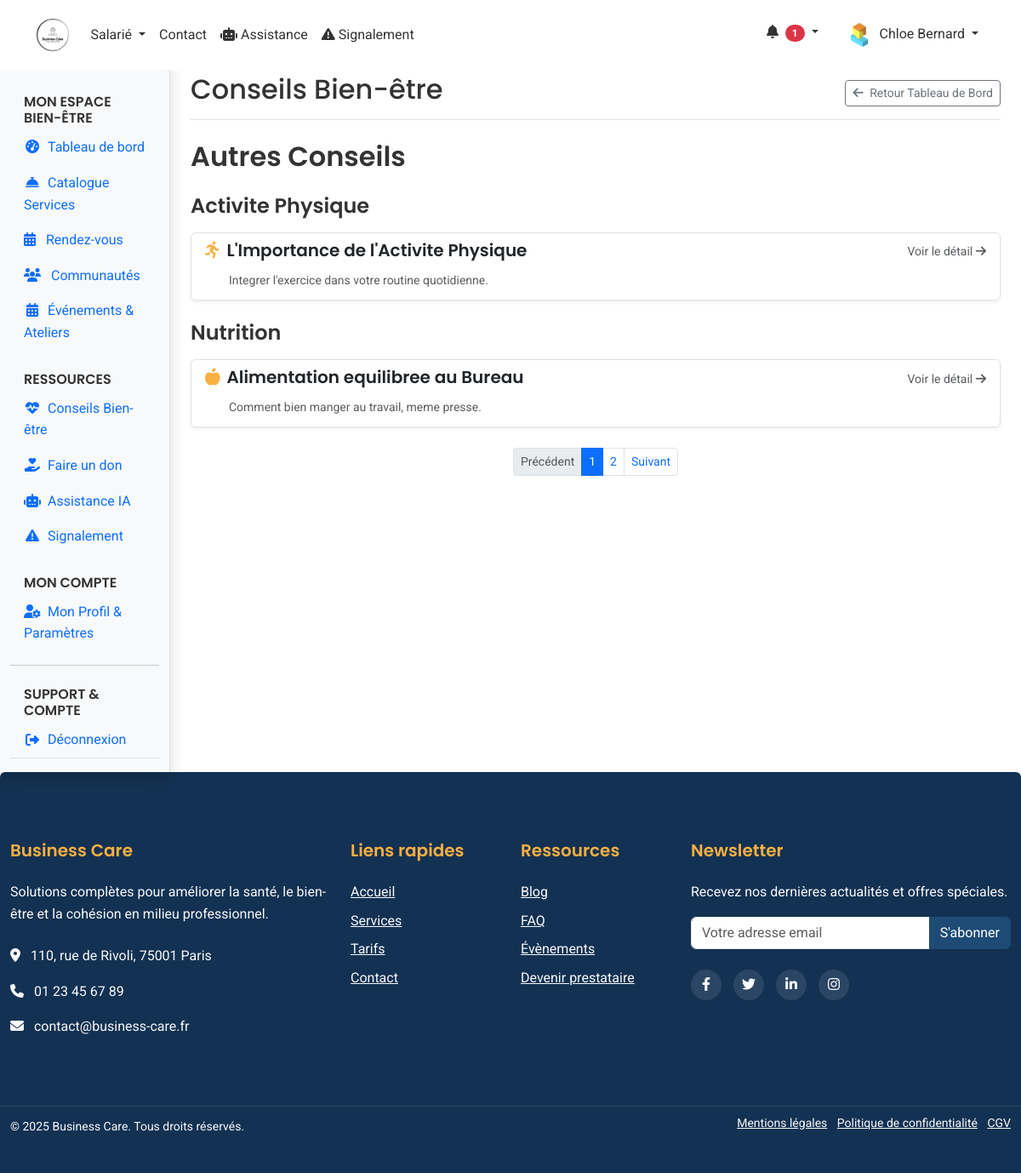
Page /web-client/modules/employees/counsel.php (signed in) on the earlier database version.
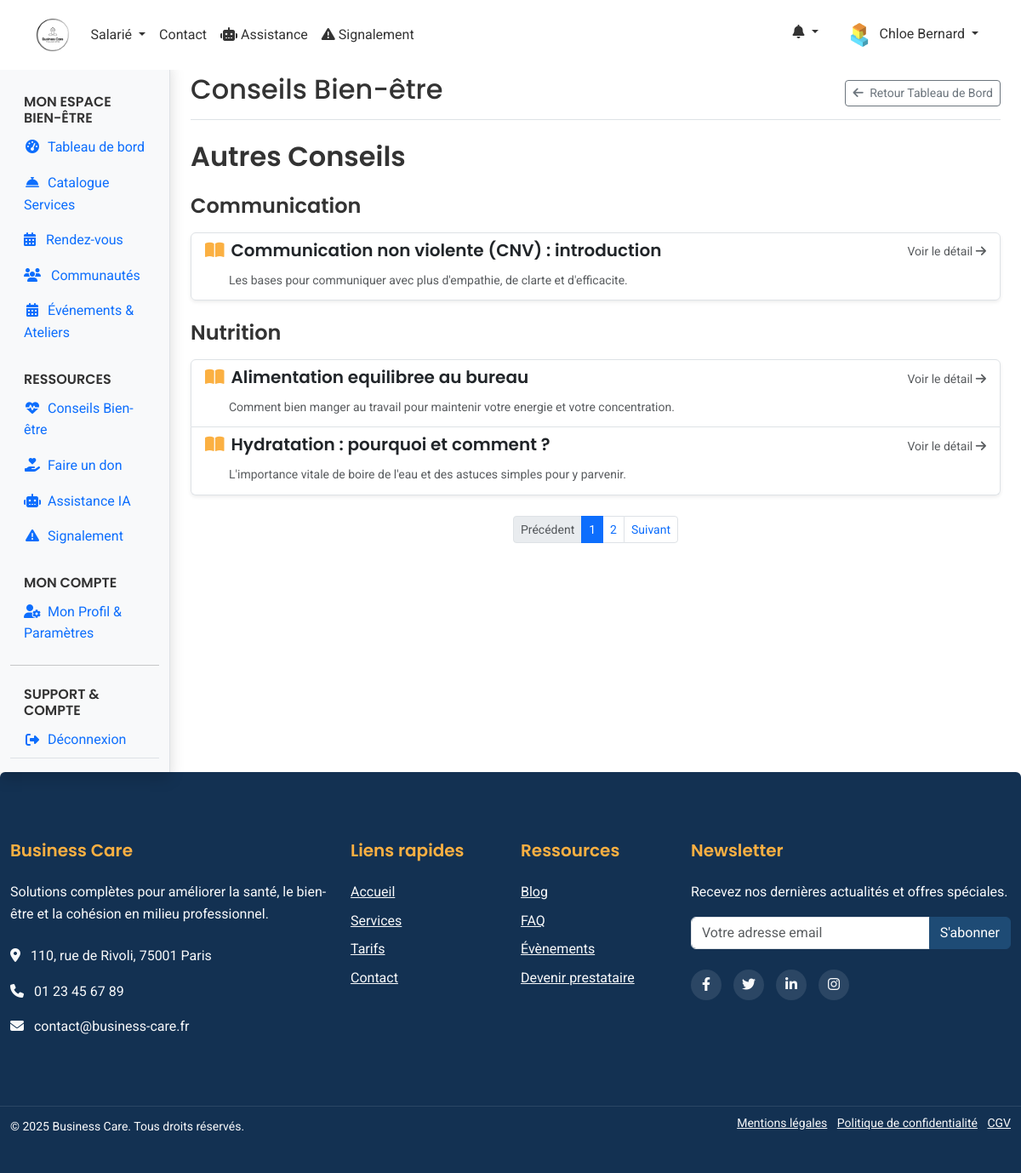
Same page on the later database version.
### tables this page shows
CREATE TABLE conseils (
    id INT PRIMARY KEY AUTO_INCREMENT,
    titre VARCHAR(255) NOT NULL,
    icone VARCHAR(50),
    resume TEXT,
    categorie VARCHAR(100),
    contenu LONGTEXT NOT NULL
);

### web-client/includes/page_functions/modules/employees/counsel.php (called while the page is built, shortened)
<?php
function setupCounselPage()
{
    $pageTitle = "Conseils Bien-être";
    $categoriesPerPage = 2;
    $preferredCounselsGroupedForPage = [];
    $otherCounselsGroupedForPage = [];
    $pagination = [
        'currentPage' => 1,
        'totalPages' => 1,
        'itemsPerPage' => $categoriesPerPage
    ];
    try {
        $userInterests = [];
        $allConseils = fetchAll(
            'conseils',
            '',
            'categorie ASC, titre ASC'
        );
        $allPreferredCounselsGrouped = [];
        $allOtherCounselsGrouped = [];
        foreach ($allConseils as $conseil) {
            $category = $conseil['categorie'] ?? 'Autres';
            $isPreferred = in_array($category, $userInterests);
            if ($isPreferred) {
                if (!isset($allPreferredCounselsGrouped[$category])) {
                    $allPreferredCounselsGrouped[$category] = [];
                }
                $allPreferredCounselsGrouped[$category][] = $conseil;
            } else {
                if (!isset($allOtherCounselsGrouped[$category])) {
                    $allOtherCounselsGrouped[$category] = [];
                }
                $allOtherCounselsGrouped[$category][] = $conseil;
            }
        }
        $allCategories = array_unique(array_merge(array_keys($allPreferredCounselsGrouped), array_keys($allOtherCounselsGrouped)));
        sort($allCategories);
        $totalCategories = count($allCategories);
        if ($totalCategories > 0) {
            $totalPages = ceil($totalCategories / $categoriesPerPage);
            $pagination['totalPages'] = $totalPages;
            $currentPage = filter_input(INPUT_GET, 'page', FILTER_VALIDATE_INT, [
                'options' => ['default' => 1, 'min_range' => 1]
            ]);
            $currentPage = min($currentPage, $totalPages);
            $pagination['currentPage'] = $currentPage;
            $categoryOffset = ($currentPage - 1) * $categoriesPerPage;
            $categoriesToShow = array_slice($allCategories, $categoryOffset, $categoriesPerPage);
            foreach ($categoriesToShow as $catName) {
                if (isset($allOtherCounselsGrouped[$catName])) {
                    $otherCounselsGroupedForPage[$catName] = $allOtherCounselsGrouped[$catName];
                }
            }
        }
    } catch (Exception $e) {
        error_log("Erreur lors de la récupération ou pagination des conseils par catégorie: " . $e->getMessage());
        flashMessage("Impossible de charger les conseils bien-être.", "danger");
        $preferredCounselsGroupedForPage = [];
        $otherCounselsGroupedForPage = [];
    }
    return [
        'pageTitle' => $pageTitle,
        'preferredCounselsGrouped' => $preferredCounselsGroupedForPage,
        'otherCounselsGrouped' => $otherCounselsGroupedForPage,
        'pagination' => $pagination
    ];
}

### shared/web-client/db.php (called while the page is built, shortened)
<?php
function getDbConnection()
{
    static $pdo = null;
    if ($pdo === null) {
        $dsn = "mysql:host=" . DB_HOST . ";dbname=" . DB_NAME . ";charset=" . DB_CHARSET;
        $options = [
            PDO::ATTR_ERRMODE => PDO::ERRMODE_EXCEPTION,
            PDO::ATTR_DEFAULT_FETCH_MODE => PDO::FETCH_ASSOC,
            PDO::ATTR_EMULATE_PREPARES => false,
        ];
        try {
            $pdo = new PDO($dsn, DB_USER, DB_PASS, $options);
        } catch (PDOException $e) {
            die("[FAILURE] Connexion a la base de donnees impossible: " . $e->getMessage());
        }
    }
    return $pdo;
}
function validateTableName($table)
{
    return $table;
}
function executeQuery($sql, $params = [])
{
    try {
        $pdo = getDbConnection();
        $stmt = $pdo->prepare($sql);
        $stmt->execute($params);
        return $stmt;
    } catch (PDOException $e) {
        error_log("PDOException in executeQuery: " . $e->getMessage() . " | SQL: " . $sql . " | Params: " . json_encode($params));
        throw $e;
    }
}
function fetchAll($table, $where = '', $orderBy = '', $limit = 0, $offset = 0, $params = [])
{
    $table = validateTableName($table);
    $sql = "SELECT * FROM $table";
    if ($where) {
        $sql .= " WHERE $where";
    }
    if ($orderBy) {
        if (is_string($orderBy) && !empty(trim($orderBy))) {
            if (preg_match('/^[a-zA-Z0-9_,\s\.\(\)]+(?:\s+(?:ASC|DESC))?(?:,\s*[a-zA-Z0-9_,\s\.\(\)]+(?:\s+(?:ASC|DESC))?)*$/', $orderBy)) {
                $sql .= " ORDER BY " . $orderBy;
            } else {
                error_log("[WARNING] Invalid characters detected in orderBy clause in fetchAll for table '$table': " . $orderBy);
            }
        } else {
            error_log("[WARNING] Invalid type or empty orderBy parameter passed to fetchAll for table '$table'. Expected string, got: " . gettype($orderBy));
        }
    }
    $stmt = executeQuery($sql, $params);
    return $stmt->fetchAll();
}

### web-client/modules/employees/counsel.php (the view, shortened to what the rows shown need)
<?php
require_once __DIR__ . '/../../includes/page_functions/modules/employees/counsel.php';
$viewData = setupCounselPage();
extract($viewData);
include __DIR__ . '/../../templates/header.php';
?>
<div class="container-fluid">
    <div class="row">
        <main class="col-md-9 ms-sm-auto col-lg-10 px-md-4 pt-3">
            <div class="d-flex justify-content-between flex-wrap flex-md-nowrap align-items-center pb-2 mb-3 border-bottom">
                <h1 class="h2"><?= htmlspecialchars($pageTitle) ?></h1>
            </div>
            <?php if (!empty($otherCounselsGrouped)): ?>
                <h2 class="mt-4 mb-3">Autres Conseils</h2>
                <?php foreach ($otherCounselsGrouped as $categorie => $conseils): ?>
                    <h4 class="mt-4 mb-3"><?= htmlspecialchars($categorie) ?></h4>
                    <div class="list-group mb-4 shadow-sm">
                        <?php foreach ($conseils as $conseil):
                            $titre = htmlspecialchars($conseil['titre'] ?? 'Conseil sans titre');
                            $resume = !empty($conseil['resume']) ? htmlspecialchars($conseil['resume']) : 'Pas de résumé.';
                            $icone = !empty($conseil['icone']) ? htmlspecialchars($conseil['icone']) : 'fas fa-book-open';
                            $detailUrl = WEBCLIENT_URL . '/modules/employees/counsel_detail.php?id=' . $conseil['id'];
                        ?>
                            <a href="<?= $detailUrl ?>" class="list-group-item list-group-item-action">
                                <div class="d-flex w-100 justify-content-between align-items-center">
                                    <h5 class="mb-1">
                                        <i class="<?= $icone ?> me-2 text-secondary"></i><?= $titre ?>
                                    </h5>
                                    <small class="text-muted">Voir le détail <i class="fas fa-arrow-right"></i></small>
                                </div>
                                <?php if (!empty($conseil['resume'])): ?>
                                    <p class="mb-1 mt-2 ms-4 ps-1 small text-muted"><?= $resume ?></p>
                                <?php endif; ?>
                            </a>
                        <?php endforeach; ?>
                    </div>
                <?php endforeach; ?>
            <?php endif; ?>
        </main>
    </div>
</div>
<?php
include __DIR__ . '/../../templates/footer.php';
?>

Differences in the rows shown:
no longer on this page (row edited): conseils: titre "L'Importance de l'Activite Physique", resume "Integrer l'exercice dans votre routine quotidienne.", shown under "Activite Physique"
added conseils: titre "Communication non violente (CNV) : introduction", resume "Les bases pour communiquer avec plus d'empathie, de clarte et d'efficacite.", shown under "Communication"
changed conseils: icone "fas fa-apple-alt" → empty (drawn); titre "Alimentation equilibree au Bureau" → "Alimentation equilibree au bureau"; resume "Comment bien manger au travail, meme presse." → "Comment bien manger au travail pour maintenir votre energie et votre concentration."
added conseils: titre "Hydratation : pourquoi et comment ?", resume "L'importance vitale de boire de l'eau et des astuces simples pour y parvenir.", shown under "Nutrition"
Other differences:
$unread_count: "1" → (not shown)
new list line: "Communication"
list line gone: "Activite Physique"
